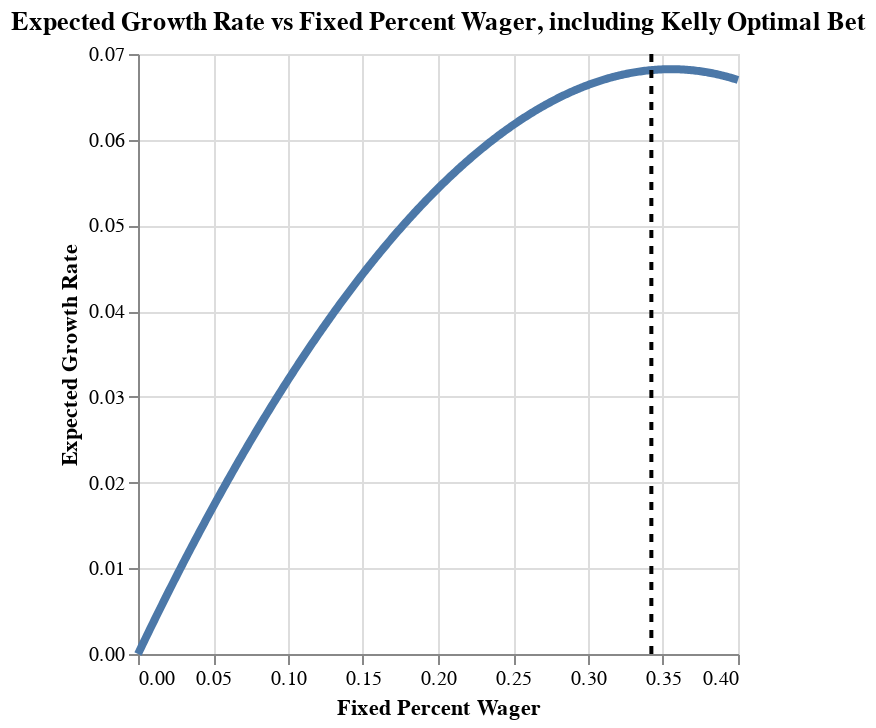

The code cell stored with this chart in its notebook:
### Code cell
kelly.plot_exp_growth_rates_by_perc_wager()

### Figure 1 — Vega-Lite specification as saved in the notebook (floating-point values rounded to 4 significant figures; data arrays with more than 128 entries replaced by an {"elided": "..."} marker saying what was removed)
{"config": {"view": {"continuousWidth": 300, "continuousHeight": 300}}, "layer": [{"data": {"name": "data-731653dd9f2c9817225ec3b21b93831d"}, "mark": {"type": "line", "strokeWidth": 4}, "encoding": {"x": {"field": "percent_wager", "title": "Fixed Percent Wager", "type": "quantitative"}, "y": {"field": "expected_growth_rate", "title": "Expected Growth Rate", "type": "quantitative"}}}, {"data": {"name": "data-f53e3f2d40267f041a2525598933a70c"}, "mark": {"type": "rule", "strokeDash": [4, 4], "strokeWidth": 2}, "encoding": {"x": {"field": "percent_wager", "type": "quantitative"}}}], "title": "Expected Growth Rate vs Fixed Percent Wager, including Kelly Optimal Bet", "$schema": "https://vega.github.io/schema/vega-lite/v5.8.0.json", "datasets": {"data-731653dd9f2c9817225ec3b21b93831d": {"elided": "400 records"}, "data-f53e3f2d40267f041a2525598933a70c": [{"percent_wager": 0.3422}]}}
